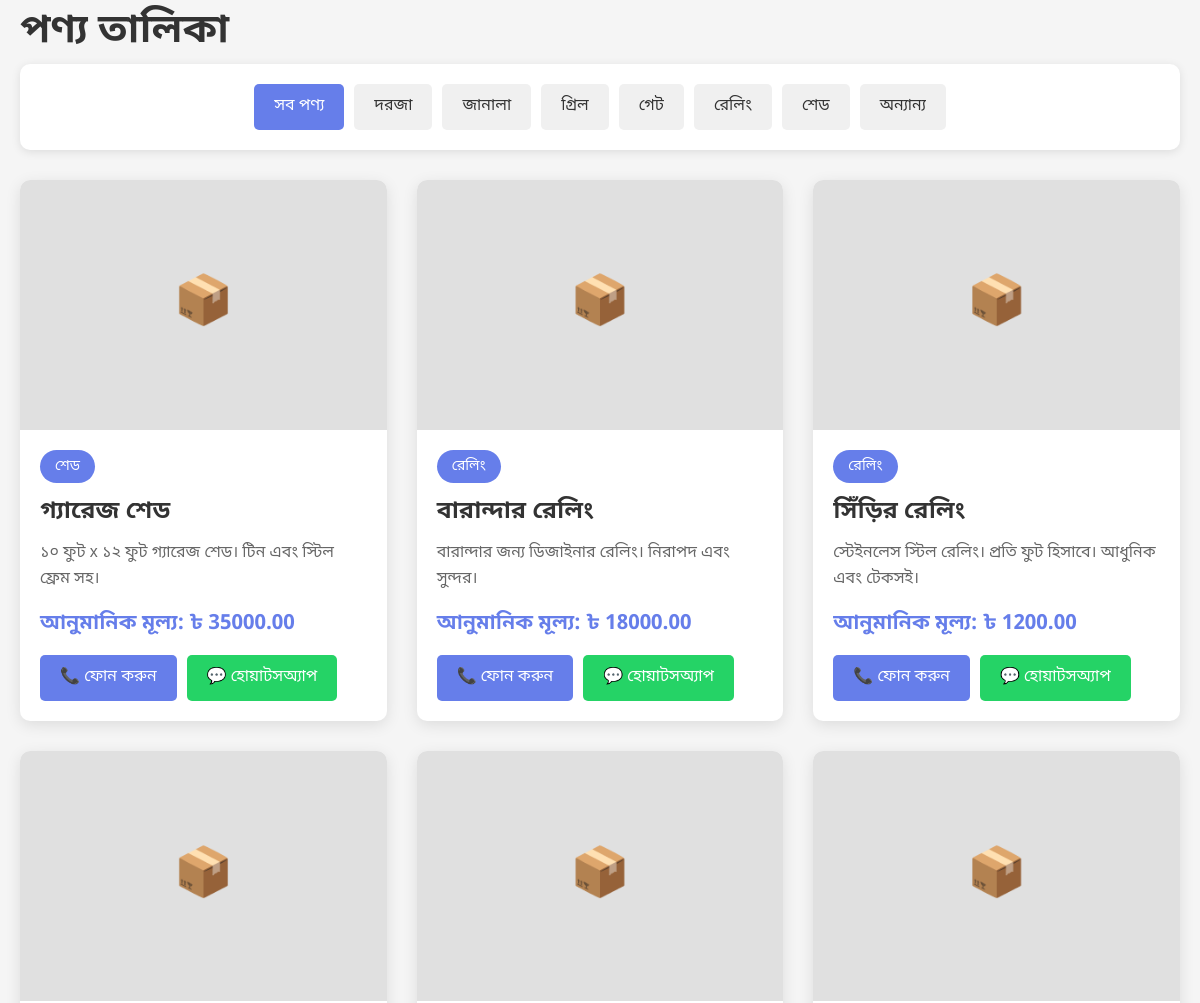
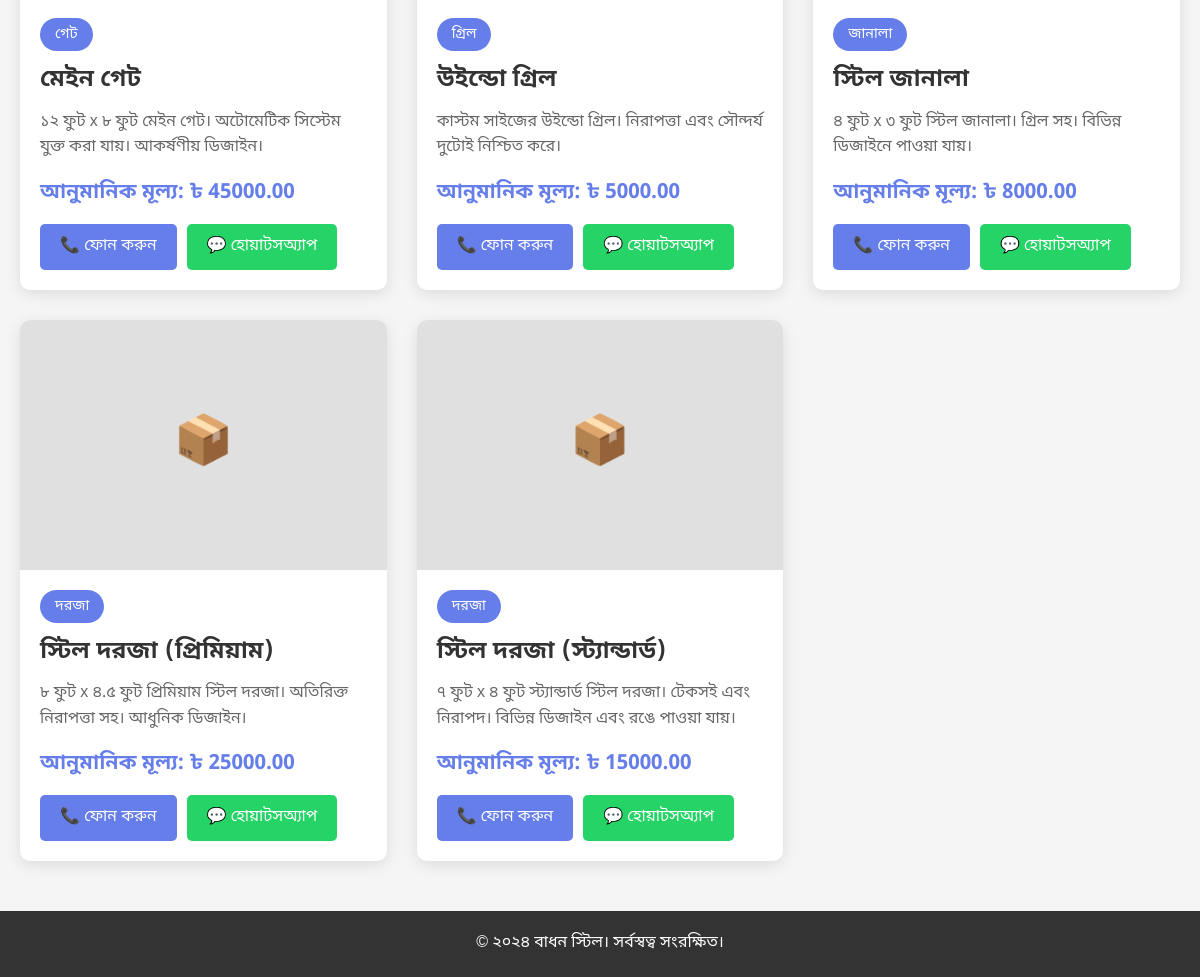
/products/, run on an earlier commit of the app's database (2 pictures, top to bottom).
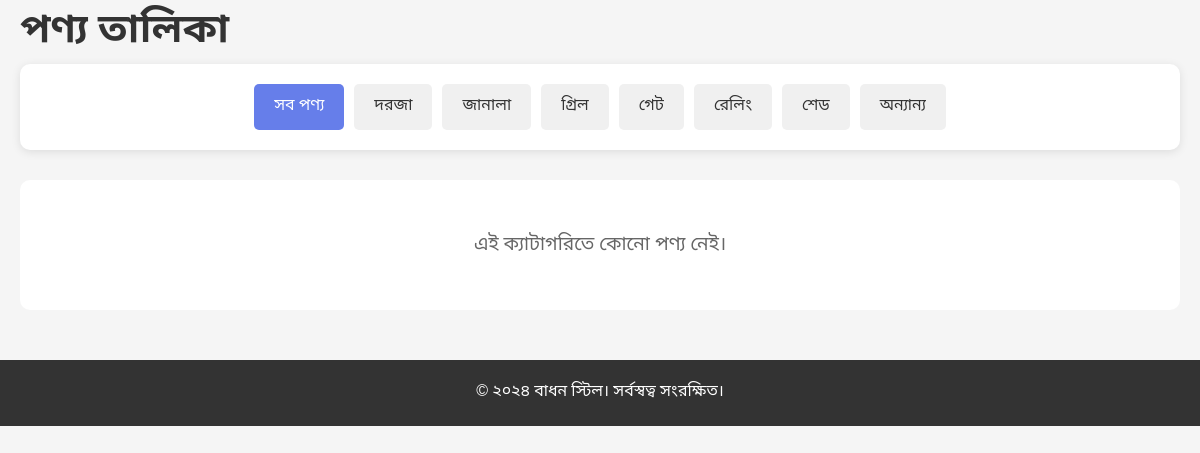
And on a later commit of the database.
### shop/models.py (models this page shows, shortened)
class Product(models.Model):
    PRODUCT_CATEGORIES = [
        ('door', 'দরজা'),
        ('window', 'জানালা'),
        ('grill', 'গ্রিল'),
        ('gate', 'গেট'),
        ('railing', 'রেলিং'),
        ('shed', 'শেড'),
        ('other', 'অন্যান্য'),
    ]
    name = models.CharField(max_length=200, verbose_name='পণ্যের নাম')
    category = models.CharField(max_length=50, choices=PRODUCT_CATEGORIES, verbose_name='ক্যাটাগরি')
    image = models.ImageField(upload_to='products/', blank=True, null=True, verbose_name='ছবি')
    description = models.TextField(verbose_name='বিবরণ')
    estimated_price = models.DecimalField(max_digits=10, decimal_places=2, verbose_name='আনুমানিক দাম')
    is_active = models.BooleanField(default=True, verbose_name='সক্রিয়')
    created_at = models.DateTimeField(auto_now_add=True, verbose_name='তৈরির তারিখ')
    class Meta:
        verbose_name = 'পণ্য'
        verbose_name_plural = 'পণ্যসমূহ'
        ordering = ['-created_at']

### shop/views.py (the view)
# urls.py: path('products/', views.product_list, name='product_list'),
def product_list(request):
    shop_info = ShopInfo.objects.first()
    category = request.GET.get('category', '')
    if category:
        products = Product.objects.filter(is_active=True, category=category)
    else:
        products = Product.objects.filter(is_active=True)
    context = {
        'shop_info': shop_info,
        'products': products,
        'selected_category': category,
    }
    return render(request, 'shop/products.html', context)

### shop/templates/shop/products.html (shortened to what this page needs)
{% extends 'base.html' %}
{% block content %}
<div class="page-header">
    <div class="container">
        <h1>পণ্য তালিকা</h1>
    </div>
</div>
<div class="container">
    <div class="filter-section">
        <div class="filter-buttons">
            <a href="{% url 'product_list' %}" class="filter-btn {% if not selected_category %}active{% endif %}">সব পণ্য</a>
            <a href="?category=door" class="filter-btn {% if selected_category == 'door' %}active{% endif %}">দরজা</a>
            <a href="?category=window" class="filter-btn {% if selected_category == 'window' %}active{% endif %}">জানালা</a>
            <a href="?category=grill" class="filter-btn {% if selected_category == 'grill' %}active{% endif %}">গ্রিল</a>
            <a href="?category=gate" class="filter-btn {% if selected_category == 'gate' %}active{% endif %}">গেট</a>
            <a href="?category=railing" class="filter-btn {% if selected_category == 'railing' %}active{% endif %}">রেলিং</a>
            <a href="?category=shed" class="filter-btn {% if selected_category == 'shed' %}active{% endif %}">শেড</a>
            <a href="?category=other" class="filter-btn {% if selected_category == 'other' %}active{% endif %}">অন্যান্য</a>
        </div>
    </div>
    {% if products %}
    <div class="product-grid">
        {% for product in products %}
        <div class="product-card">
            {% if product.image %}
            <img src="{{ product.image.url }}" alt="{{ product.name }}" class="product-image">
            {% else %}
            <div class="product-image" style="background-color: #e0e0e0; display: flex; align-items: center; justify-content: center;">
                <span style="font-size: 3rem; color: #999;">📦</span>
            </div>
            {% endif %}
            <div class="product-info">
                <span class="product-category">{{ product.get_category_display }}</span>
                <h3 class="product-name">{{ product.name }}</h3>
                <p class="product-description">{{ product.description }}</p>
                <p class="product-price">আনুমানিক মূল্য: ৳ {{ product.estimated_price }}</p>
                <div class="contact-buttons">
                    <a href="tel:{{ shop_info.phone }}" class="btn">📞 ফোন করুন</a>
                    <a href="https://wa.me/{{ shop_info.whatsapp }}" class="btn btn-whatsapp" target="_blank">💬 হোয়াটসঅ্যাপ</a>
                </div>
            </div>
        </div>
        {% endfor %}
    </div>
    {% else %}
    <div class="no-products">
        <p>এই ক্যাটাগরিতে কোনো পণ্য নেই।</p>
    </div>
    {% endif %}
</div>
{% endblock %}

### shop/templates/base.html (shortened to what this page needs)
<!DOCTYPE html>
<html lang="bn">
<head>
</head>
<body>
    {% block content %}{% endblock %}
    <footer>
        <div class="container">
            <p>&copy; ২০২৪ বাধন স্টিল। সর্বস্বত্ব সংরক্ষিত।</p>
        </div>
    </footer>
</body>
</html>

What changed in the data, as far as the page shows it:
removed Product: category "শেড", name "গ্যারেজ শেড", description "১০ ফুট x ১২ ফুট গ্যারেজ শেড। টিন এবং স্টিল ফ্রেম সহ।", estimated_price "35000.00"
removed Product: category "রেলিং", name "বারান্দার রেলিং", description "বারান্দার জন্য ডিজাইনার রেলিং। নিরাপদ এবং সুন্দর।", estimated_price "18000.00"
removed Product: category "রেলিং", name "সিঁড়ির রেলিং", description "স্টেইনলেস স্টিল রেলিং। প্রতি ফুট হিসাবে। আধুনিক এবং টেকসই।", estimated_price "1200.00"
removed Product: category "গেট", name "মেইন গেট", description "১২ ফুট x ৮ ফুট মেইন গেট। অটোমেটিক সিস্টেম যুক্ত করা যায়। আকর্ষণীয় ডিজাইন।", estimated_price "45000.00"
removed Product: category "গ্রিল", name "উইন্ডো গ্রিল", description "কাস্টম সাইজের উইন্ডো গ্রিল। নিরাপত্তা এবং সৌন্দর্য দুটোই নিশ্চিত করে।", estimated_price "5000.00"
removed Product: category "জানালা", name "স্টিল জানালা", description "৪ ফুট x ৩ ফুট স্টিল জানালা। গ্রিল সহ। বিভিন্ন ডিজাইনে পাওয়া যায়।", estimated_price "8000.00"
removed Product: category "দরজা", name "স্টিল দরজা (প্রিমিয়াম)", description "৮ ফুট x ৪.৫ ফুট প্রিমিয়াম স্টিল দরজা। অতিরিক্ত নিরাপত্তা সহ। আধুনিক ডিজাইন।", estimated_price "25000.00"
removed Product: category "দরজা", name "স্টিল দরজা (স্ট্যান্ডার্ড)", description "৭ ফুট x ৪ ফুট স্ট্যান্ডার্ড স্টিল দরজা। টেকসই এবং নিরাপদ। বিভিন্ন ডিজাইন এবং রঙে পাওয়া যায়।", estimated_price "15000.00"
Also different on the page:
text now shown: "এই ক্যাটাগরিতে কোনো পণ্য নেই।"
